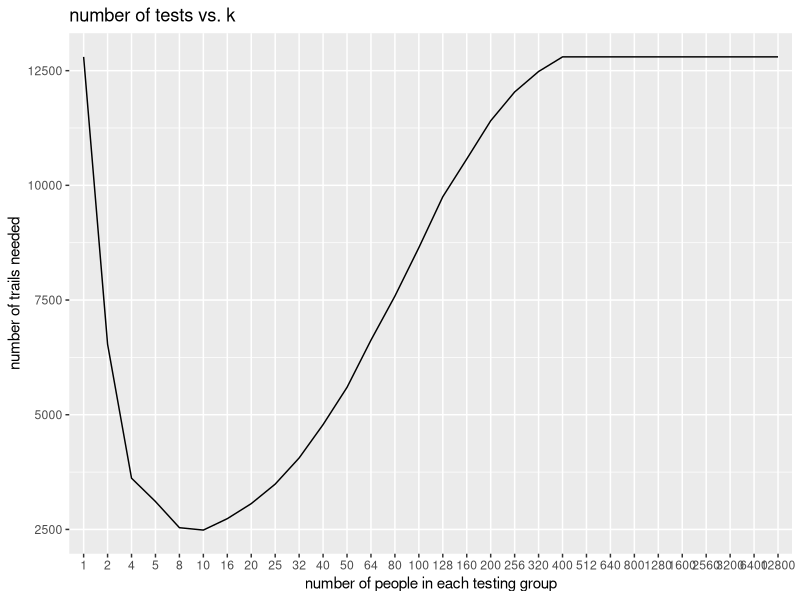

This figure's R source: (Note: this script raises an error after producing the figure.)
## ---- chunk 1
library(ggplot2)

n = 12800            # number of donations
ratio = 0.011        # estimate infection rate
iterations = 200     # number of trial for each possible k

# this function calculates integer factors of a number
factorize <- function(x) {
  x <- as.integer(x)
  div <- seq_len(abs(x))
  factors <- div[x %% div == 0L]
  return(factors)
}

# this function calculates
calculate_times <- function(list,k){
  sum = 0
  for (i in 1:length(list)){
    if(sum(unlist(list[i]))==0){     # if the blood sample passes test
      sum = sum+1
    }else{                           # if the blood sample is infected
      sum = sum+k
    }
  }
  return(sum)
}

ks <- factorize(n)   # generate possible factors of n as possible k
## ---- chunk 2
min= n
output_k = c()
output_trial = c()
for(k in ks){
  pieces = n/k     # calculate number of groups based on k
  group = rep(1:pieces,each=k) # factors for sample split
  count = c()      # vector to contain all intermediate result
  for (l in 1:iterations){
    sample <- rbinom(n,1,ratio)   # generate random samples 
    sample_splits <- split(sample,group) # split sample
    count = c(count, calculate_times(sample_splits,k)) # calculate number of trails 
  }
  if(mean(count)<min){   # median
    min = mean(count)
    min_k = k
  }
  output_k <- c(output_k,k)
  output_trial <- c(output_trial,median(count))
}


# plot number of trials for different possible value of k
# notice x-axis as k -(number of people in each group) is factorized to make plot proportional
g <- ggplot()+geom_line(aes(x=as.factor(output_k),y=output_trial,group=1))
g <- g+xlab("number of people in each testing group")+ylab("number of trails needed")+ggtitle("number of tests vs. k")
g
## ---- chunk 3
# line plot of # of tests vs. k
gg<- ggplot()+geom_line(aes(x=as.factor(ks),y=apply(df,2,mean)),group=1)
gg <- gg+xlab("number of people in each testing group")+ylab("number of trails needed")+ggtitle("number of tests vs. k")
gg
## ---- chunk 4

df_k <- as.data.frame(table(optimal_k))
names(df_k) <- c("k","occurance")

# pie plot on optimal k occurance
ggg <- ggplot(data = df_k,aes(x='',y=occurance,fill=k)) + geom_bar(width = 1,stat = 'identity')
ggg <- ggg + coord_polar("y", start=0)+xlab("")+ylab("")+ggtitle("occurance of optimal k")
ggg
